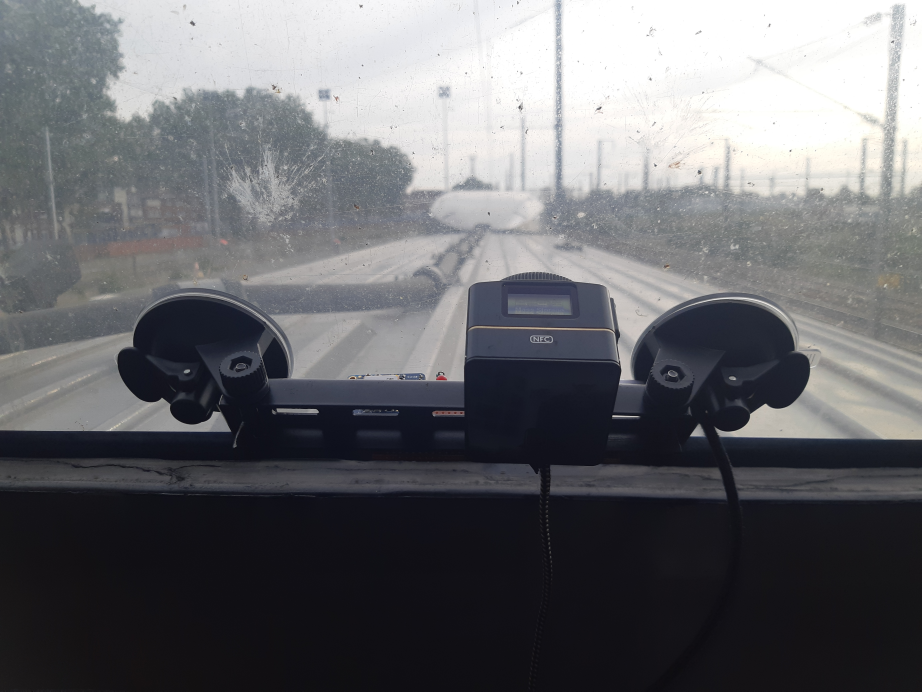
#> input picture Data_confidential/avant_train.jpg, 4608 x 3456 px, given in place of video_vision_perif.mp4, which was not available (shown at 1/5 size)
$ python LED_on_multiprocess.py
#> lines starting #> are read from the running program, lines starting #| are printed output that depends on the picture; pictures that were not available may be replaced by others from this repository, and a replacement may not be noted
### VideoTreatment/Settings.py
class PyTesseractConfig:
    def __init__(self):
        self.speed = '--oem 3 --psm 6 -c tessedit_char_whitelist=0123456789'
        self.time = '--oem 3 --psm 6 -c tessedit_char_whitelist=0123456789:'
        self.km = '--oem 3 --psm 6 -c tessedit_char_whitelist=0123456789+'
        self.date = '--oem 3 --psm 6 -c tessedit_char_whitelist=0123456789/'

class SegmentationSettings:
    def __init__(self):
        self.bar_length = 50
        self.height_speed = self.height_marker = self.height_time = self.height_date = 16
        self.width_speed = 30
        self.width_time = (557, 640)
        self.width_marker = (95, 161)
        self.width_date = (456, 553)
        self.explode = (.1,) * 8
        self.led_bounds = (200, 225, 567, 578)
        self.thresholds = {'speed': 0.1, 'time': 0.05, 'marker': 0.1, 'date': 0.1}
        self.frame_decimation = 1
        self.center = (212, 570)
        self.radius = 9

class Settings:
    def __init__(self):
        self.pytesseract = PyTesseractConfig()
        self.segmentation = SegmentationSettings()

### VideoTreatment/LED_on_multiprocess.py
import cv2
import numpy as np
import matplotlib.pyplot as plt
import time
from concurrent.futures import ThreadPoolExecutor
from Settings import Settings
class VideoAnalyzer:
    def __init__(self, video_path):
        self.settings = Settings()
        self.video_path = video_path
        self.cap = cv2.VideoCapture(video_path)
        if not self.cap.isOpened():
            raise ValueError("Error opening video file")
        self.fps = self.cap.get(cv2.CAP_PROP_FPS)
        self.total_frames = int(self.cap.get(cv2.CAP_PROP_FRAME_COUNT))
        self.h, self.w = int(self.cap.get(cv2.CAP_PROP_FRAME_HEIGHT)), int(self.cap.get(cv2.CAP_PROP_FRAME_WIDTH))
        self.frame_interval = 1
        self.hsv_thresholds = [(0, 90, 90), (15, 255, 255), (160, 110, 110), (180, 255, 255)]
        self.start_time = None

    def is_led_on(self, frame):
        roi = frame[self.settings.segmentation.led_bounds[2]:self.settings.segmentation.led_bounds[3], self.settings.segmentation.led_bounds[0]:self.settings.segmentation.led_bounds[1]]
        hsv = cv2.cvtColor(roi, cv2.COLOR_BGR2HSV)
        mask = cv2.inRange(hsv, self.hsv_thresholds[0], self.hsv_thresholds[1])
        mask = cv2.erode(mask, None, iterations=2)
        mask = cv2.dilate(mask, None, iterations=2)
        return cv2.countNonZero(mask) > 0

    def stairs_with_red_value(self):
        threshold_stairs = 150 #empirical value
        new_status_led = []

        for mean_color_red in [triplet[2] for triplet in mean_colors]: # 2 because we are only interested in the mean value of the red component
            if mean_color_red < threshold_stairs:
                new_status_led.append(0)
            else:
                new_status_led.append(1)
        return new_status_led

    def process_frame(self, frame_info):
        frame_id, frame = frame_info
        frame_hsv = cv2.cvtColor(frame, cv2.COLOR_BGR2HSV)
        led_on = self.is_led_on(frame_hsv)
        led_zone = frame[self.mask_circle]
        if len(led_zone) > 0:
            return frame_id, 1 if led_on else 0, np.mean(led_zone, axis=0)
        return frame_id, 0, np.zeros(3)

    def generate_mask(self):
        Y, X = np.ogrid[:self.h, :self.w]
        r_squared = (X - self.settings.segmentation.center[0]) ** 2 + (Y - self.settings.segmentation.center[1]) ** 2
        self.mask_circle = r_squared <= self.settings.segmentation.radius ** 2

    def process_video(self):
        self.start_time = time.time()
        self.generate_mask()
        self.mean_colors = []
        self.led_status = []

        with ThreadPoolExecutor() as executor:
            frame_id = 0
            while frame_id < self.total_frames:
                ret, frame = self.cap.read()
#> frame is the input picture: shape (3456, 4608, 3); mean B, G, R 108.9, 105.3, 104.8
                if not ret:
                    break
                if frame_id % self.frame_interval == 0:
                    future = executor.submit(self.process_frame, (frame_id, frame))
#> in process_frame, `frame_hsv = cv2.cvtColor(frame, cv2.COLOR_BGR2HSV)`: frame_hsv: shape (3456, 4608, 3); mean H, S, V 92.6, 34.5, 110
#> in process_frame, `led_on = self.is_led_on(frame_hsv)`: led_on = False
#> in process_frame, `led_zone = frame[self.mask_circle]`: led_zone = 253 rows, first 8: [116, 114, 106], [114, 112, 104], [116, 114, 106], [115, 113, 105], [113, 111, 103], [114, 112, 104], [114, 112, 104], [113, 111, 103]
                    self.led_status.append(future.result()[1])
                    self.mean_colors.append(future.result()[2])
                frame_id += 1

        self.total_execution_time = time.time() - self.start_time
        video_duration = self.total_frames / self.fps
        execution_percentage = (self.total_execution_time / video_duration) * 100
        print(f"Total execution time: {self.total_execution_time:.2f} seconds")
        print(f"Execution time as percentage of video duration: {execution_percentage:.2f}%")
        #print(mean_colors)
        return np.array(self.mean_colors), np.array(self.led_status)

    def plot_results(self, mean_colors, led_status):
        time_seconds = np.arange(len(led_status)) * self.frame_interval / self.fps

        fig, axes = plt.subplots(3, 1, figsize=(10, 18))
        labels = ['Blue', 'Green', 'Red']
        for i, color_channel in enumerate(labels):
            axes[i].plot(time_seconds, mean_colors[:, i], '-o', markersize=2, label=f'{color_channel} Values')
            axes[i].set_title(f'{color_channel} Values Over Time')
            axes[i].set_xlabel('Time (seconds)')
            axes[i].set_ylabel(f'{color_channel} values (from 0 to 255)')
            axes[i].grid(True)
            axes[i].legend(loc='best')
        plt.tight_layout()
        plt.show()

    def plot_stairs(self, new_status_led):
        time_seconds = np.arange(len(new_status_led)) * self.frame_interval / self.fps

        plt.plot(time_seconds, new_status_led, '-o')
        plt.show()

    def release_resources(self):
        self.cap.release()

video_path = 'Data_confidential/video_vision_perif.mp4'
analyzer = VideoAnalyzer(video_path)
mean_colors, led_status = analyzer.process_video()
#> mean_colors = [[111.9, 110.7, 102.1]]; led_status = [0]
analyzer.plot_results(mean_colors, led_status)
#> in plot_results, `plt.show()`:
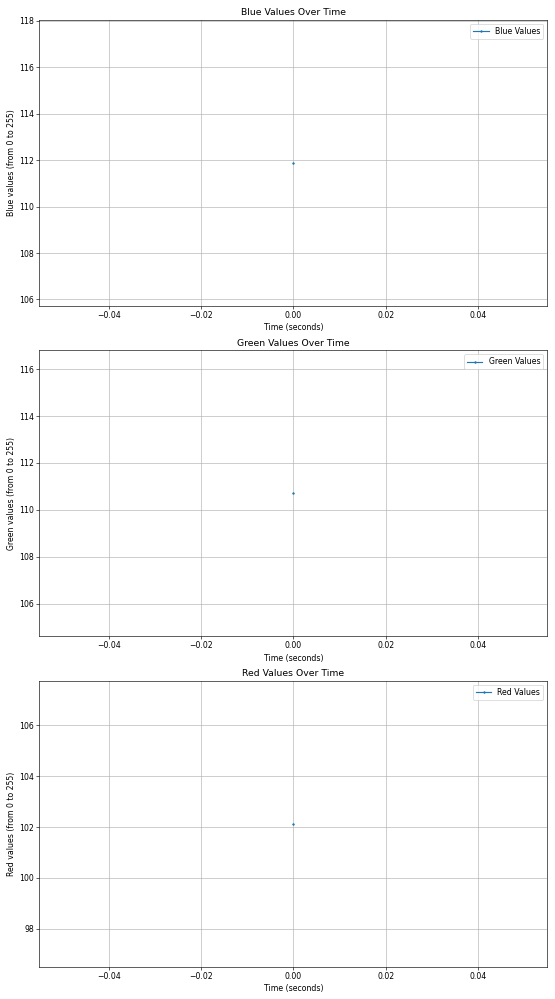
#> figure drawn by matplotlib, 3 panels
new_status_led = analyzer.stairs_with_red_value()
#> the loop in stairs_with_red_value, `for mean_color_red in [triplet[2] for triplet in mean_colors]:` made 1 pass
#> mean_color_red on pass 1: 102.1
#> new_status_led = [0]
analyzer.plot_stairs(new_status_led)
#> in plot_stairs, `plt.show()`:
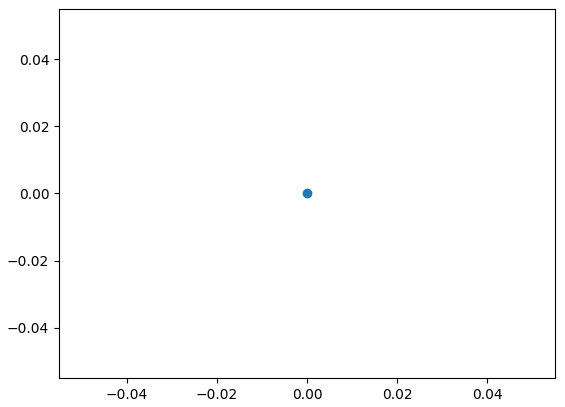
#> figure drawn by matplotlib, 1 panel
analyzer.release_resources()

$ run again, on Data_confidential/haut_train.jpg
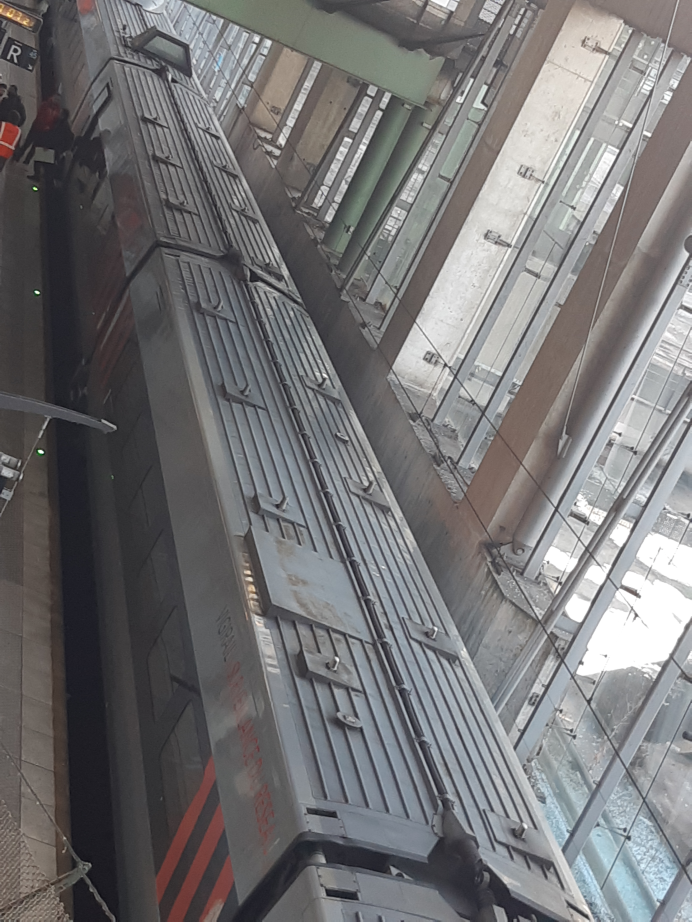
#> input picture Data_confidential/haut_train.jpg, 3456 x 4608 px, given in place of video_vision_perif.mp4, which was not available (shown at 1/5 size)
#> in process_video, frame is the input picture: shape (4608, 3456, 3); mean B, G, R 116.7, 115.5, 116.4
#> frame_hsv: shape (4608, 3456, 3); mean H, S, V 81.6, 18.7, 120.5
#> led_on = False
#> led_zone = 253 rows, first 8: [46, 42, 61], [46, 42, 61], [46, 42, 61], [46, 42, 61], [46, 42, 61], [46, 42, 61], [46, 42, 61], [46, 42, 61]
#> mean_colors = [[45.31, 41.31, 60.32]]; led_status = [0]
#> in plot_results, `plt.show()`:
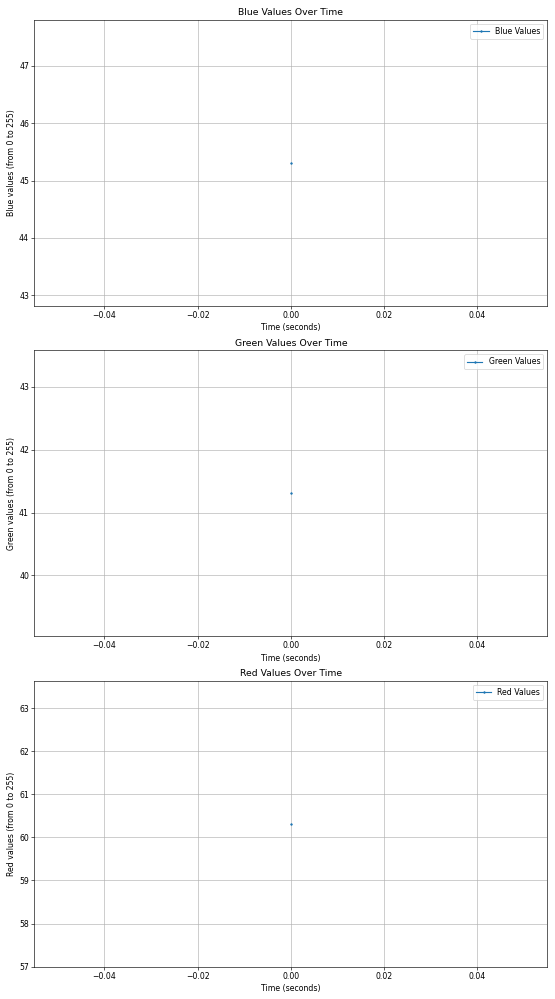
#> figure drawn by matplotlib, 3 panels
#> the loop in stairs_with_red_value, `for mean_color_red in [triplet[2] for triplet in mean_colors]:` made 1 pass
#> mean_color_red on pass 1: 60.32
